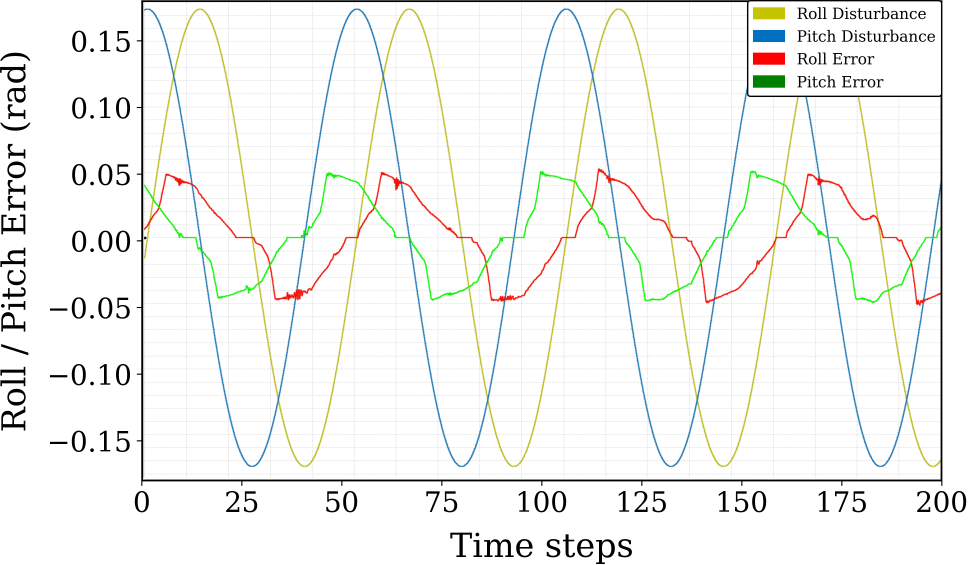
#> input picture Software/Middleware/robot_ros2/src/paper/figures/pid_error_home.png, 2907 x 1694 px (shown at 1/3 size)
$ python fix_figures.py
#> lines starting #> are read from the running program, lines starting #| are printed output that depends on the picture; after the words box and inside, x2 and y2 are one past the last pixel; in counts of white or black regions, pixels touching at a corner belong together
import cv2
import numpy as np
import matplotlib
matplotlib.use('Agg')
import matplotlib.pyplot as plt
import matplotlib.patches as mpatches

def fix_image(filename, x_range, y_range, legend_items):
#> called with filename = 'figures/pid_error_home.png'
    print(f"Fixing {filename}...")
    img = cv2.imread(filename)
#> img is the input picture: shape (1694, 2907, 3); mean B, G, R 242.3, 244.2, 243.5
    if img is None: return
    gray = cv2.cvtColor(img, cv2.COLOR_BGR2GRAY)

    # 1. Find grid bounds
    edges = cv2.Canny(gray, 50, 150)
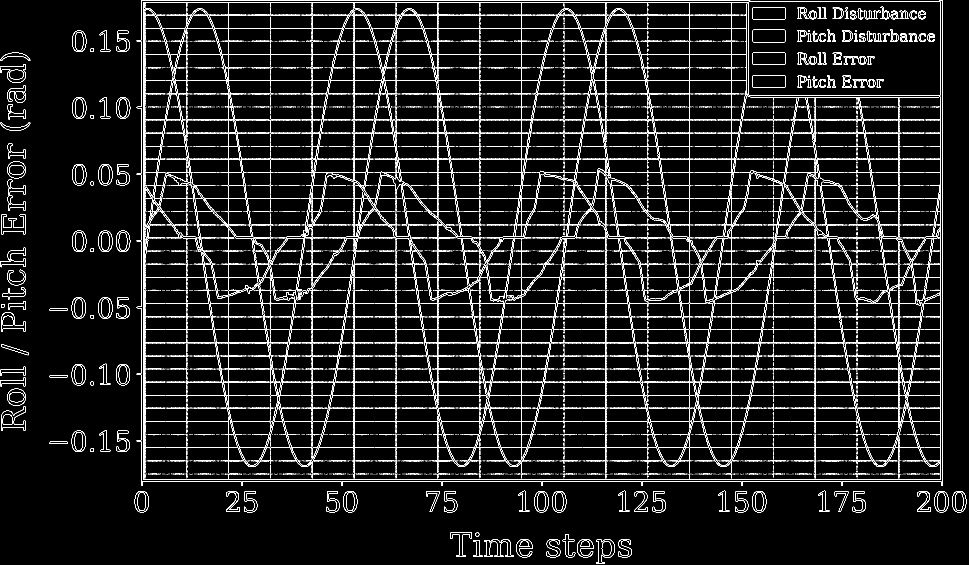
#> edges: shape (1694, 2907) (shown at 1/3 size); 5.7% white in thin lines or dots
    r_sum = np.sum(edges, axis=1)
#> r_sum = 1694 values, max 610725 at index 1438, min 0 at index 1458, mean 41888.5
    c_sum = np.sum(edges, axis=0)
#> c_sum = 2907 values, max 371790 at index 2827, min 0 at index 91, mean 24409.7
    y1 = np.argmax(r_sum > np.max(r_sum)*0.5)
#> y1 = 0
    y2 = len(r_sum) - 1 - np.argmax(r_sum[::-1] > np.max(r_sum)*0.5)
#> y2 = 1444
    x1 = np.argmax(c_sum > np.max(c_sum)*0.5)
#> x1 = 423
    x2 = len(c_sum) - 1 - np.argmax(c_sum[::-1] > np.max(c_sum)*0.5)
#> x2 = 2827

    cropped = img[y1:y2, x1:x2]
    # Blank top right for old legend
    # Assume legend is max 800px wide, 350px tall
    cw, ch = 800, 350
    # Overwrite with white background grid
    cropped[0:ch, -cw:] = 255
#> cropped: shape (1444, 2404, 3); mean B, G, R 244.8, 247.3, 246.2

    # Check if image is rgb and opencv loaded BGR, convert to RGB
    cropped_rgb = cv2.cvtColor(cropped, cv2.COLOR_BGR2RGB)

    # 2. Plot with Matplotlib
    fig, ax = plt.subplots(figsize=(10, 6), dpi=300)
    # Give axes some breathing room.
    plt.subplots_adjust(left=0.15, right=0.95, top=0.95, bottom=0.15)

    ax.imshow(cropped_rgb, aspect='auto', extent=[x_range[0], x_range[1], y_range[0], y_range[1]])

    # Set big fonts
    plt.xticks(fontsize=20)
    plt.yticks(fontsize=20)
    # Add a custom legend
    handles = []
    for label, color in legend_items:
        patch = mpatches.Patch(color=color, label=label)
        handles.append(patch)
    if handles:
        ax.legend(handles=handles, loc='upper right', fontsize=16, framealpha=0.95)

    # Save over the old file
    plt.savefig(filename)
    plt.close()

# For pid_error_home
fix_image('figures/pid_error_home.png', [0, 200], [-0.18, 0.18], [
    ('Roll Disturbance', '#c4c400'),
    ('Pitch Disturbance', '#0070c0'),
    ('Roll Error', 'red'),
    ('Pitch Error', 'green')
])

# For pid_error_gait
fix_image('figures/pid_error_gait.png', [0, 200], [-0.18, 0.18], [
    ('Roll Disturbance', '#c4c400'),
    ('Pitch Disturbance', '#0070c0'),
    ('Roll Error', 'red'),
    ('Pitch Error', 'green')
])
#> call 2 of fix_image, with filename = 'figures/pid_error_gait.png'
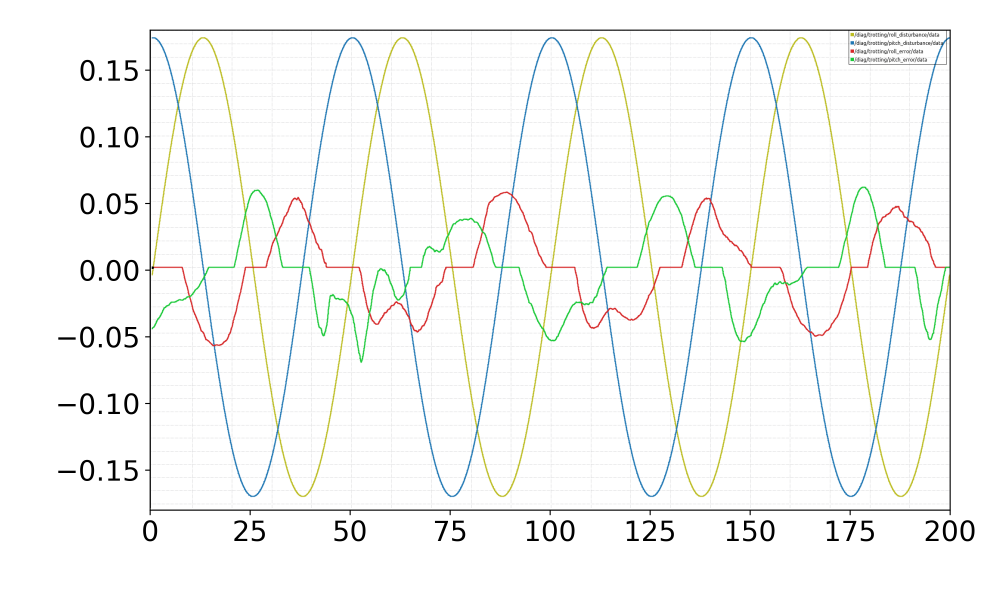
#> input picture Software/Middleware/robot_ros2/src/paper/figures/pid_error_gait.png, 3000 x 1800 px (shown at 1/3 size)
#> in fix_image, img is the input picture: shape (1800, 3000, 3); mean B, G, R 246.6, 247.9, 247.1
#> in fix_image (call 2), `edges = cv2.Canny(gray, 50, 150)`:
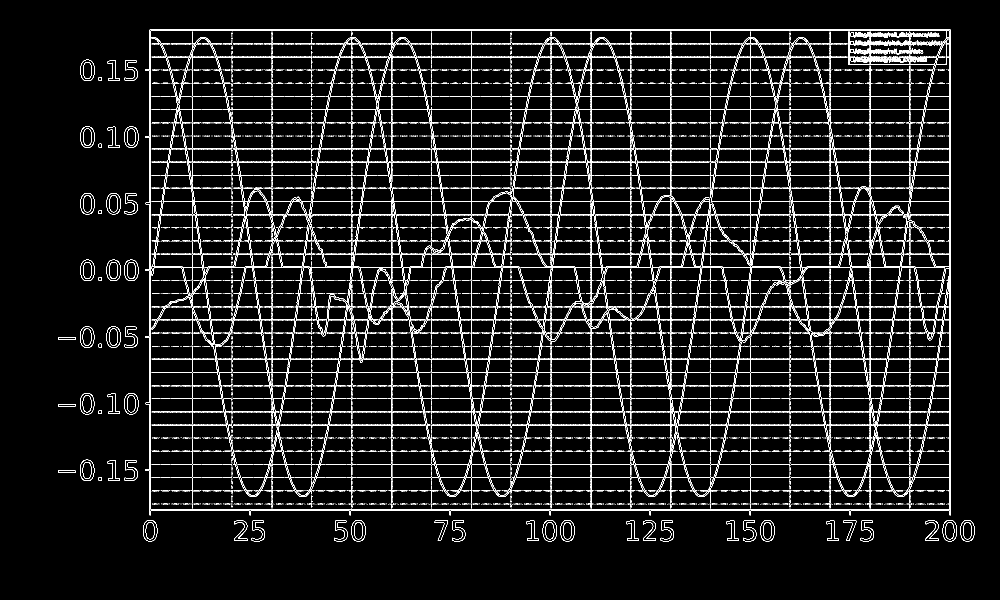
#> edges: shape (1800, 3000) (shown at 1/3 size); 5% white in thin lines or dots, all inside (x1, y1, x2, y2) = (174, 88, 2924, 1624)
#> in fix_image (call 2), `r_sum = np.sum(edges, axis=1)`: r_sum = 1800 values, max 612255 at index 88, min 0 at index 0, mean 38514.8
#> in fix_image (call 2), `c_sum = np.sum(edges, axis=0)`: c_sum = 3000 values, max 371790 at index 2852, min 0 at index 0, mean 23108.9
#> in fix_image (call 2), `y1 = np.argmax(r_sum > np.max(r_sum)*0.5)`: y1 = 88
#> in fix_image (call 2), `y2 = len(r_sum) - 1 - np.argmax(r_sum[::-1] > np.max(r_sum)*0.5)`: y2 = 1532
#> in fix_image (call 2), `x1 = np.argmax(c_sum > np.max(c_sum)*0.5)`: x1 = 448
#> in fix_image (call 2), `x2 = len(c_sum) - 1 - np.argmax(c_sum[::-1] > np.max(c_sum)*0.5)`: x2 = 2852
#> in fix_image (call 2), `cropped[0:ch, -cw:] = 255`:
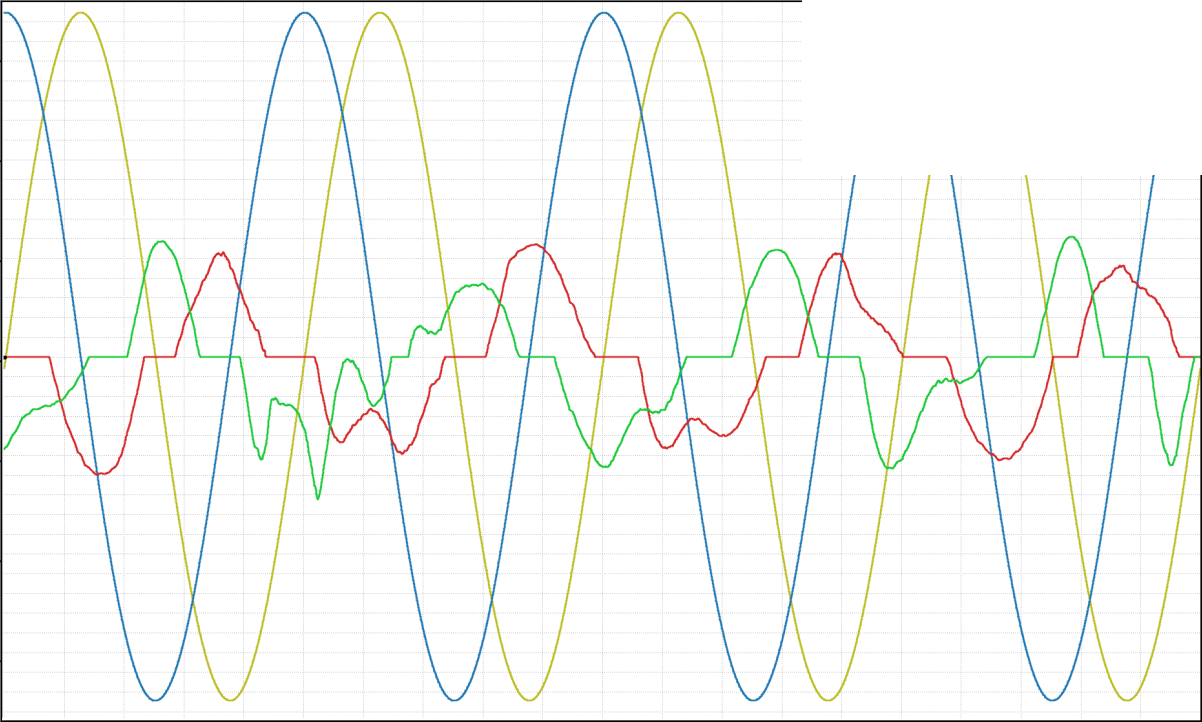
#> cropped: shape (1444, 2404, 3) (shown at 1/2 size); mean B, G, R 246.2, 248.2, 247.1

# For offline_traj_pos_left
fix_image('figures/offline_traj_pos_left.png', [0, 5], [-172, -128], [
    ('Left Behind Z', 'red'),
    ('Left Front Z', '#ff00ff') # magenta
])
#> call 3 of fix_image, with filename = 'figures/offline_traj_pos_left.png'
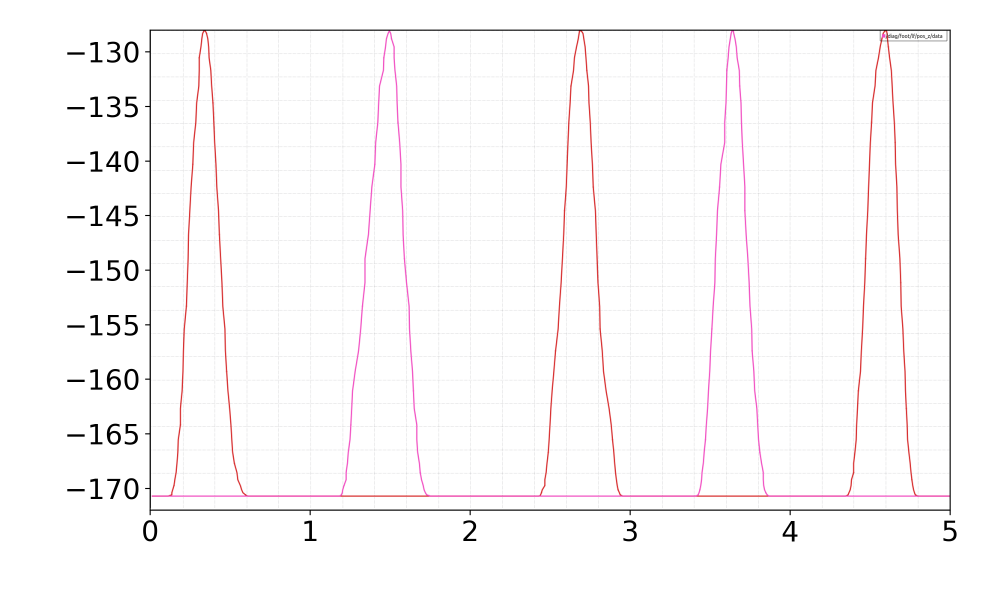
#> input picture Software/Middleware/robot_ros2/src/paper/figures/offline_traj_pos_left.png, 3000 x 1800 px (shown at 1/3 size)
#> in fix_image, img is the input picture: shape (1800, 3000, 3); mean B, G, R 249.8, 249.2, 251.1
#> in fix_image (call 3), `edges = cv2.Canny(gray, 50, 150)`:
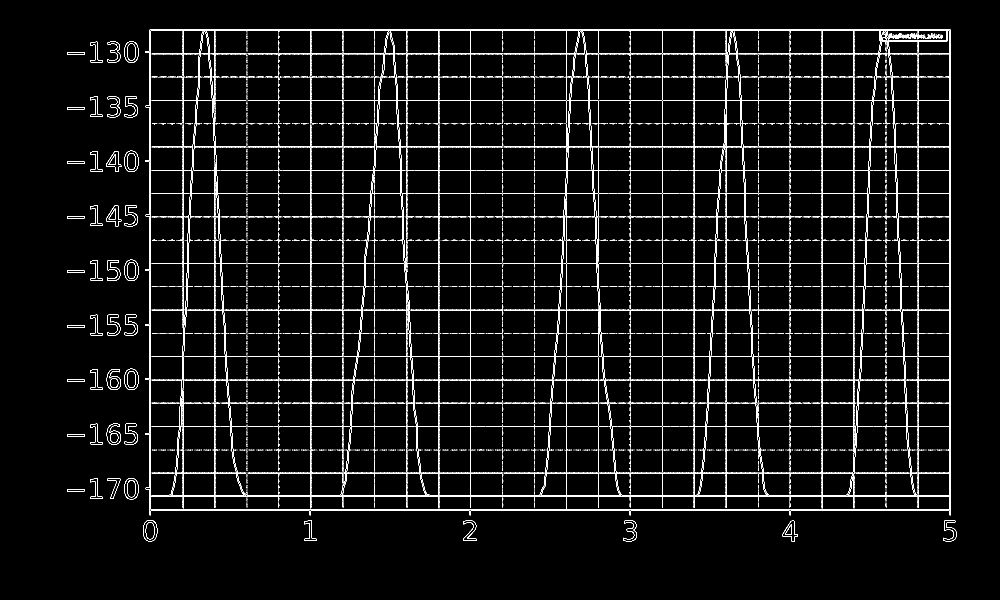
#> edges: shape (1800, 3000) (shown at 1/3 size); 3.4% white in thin lines or dots, all inside (x1, y1, x2, y2) = (201, 88, 2870, 1625)
#> in fix_image (call 3), `r_sum = np.sum(edges, axis=1)`: r_sum = 1800 values, max 620670 at index 1490, min 0 at index 0, mean 26387
#> in fix_image (call 3), `c_sum = np.sum(edges, axis=0)`: c_sum = 3000 values, max 372300 at index 2852, min 0 at index 0, mean 15832.2
#> in fix_image (call 3), `cropped[0:ch, -cw:] = 255`:
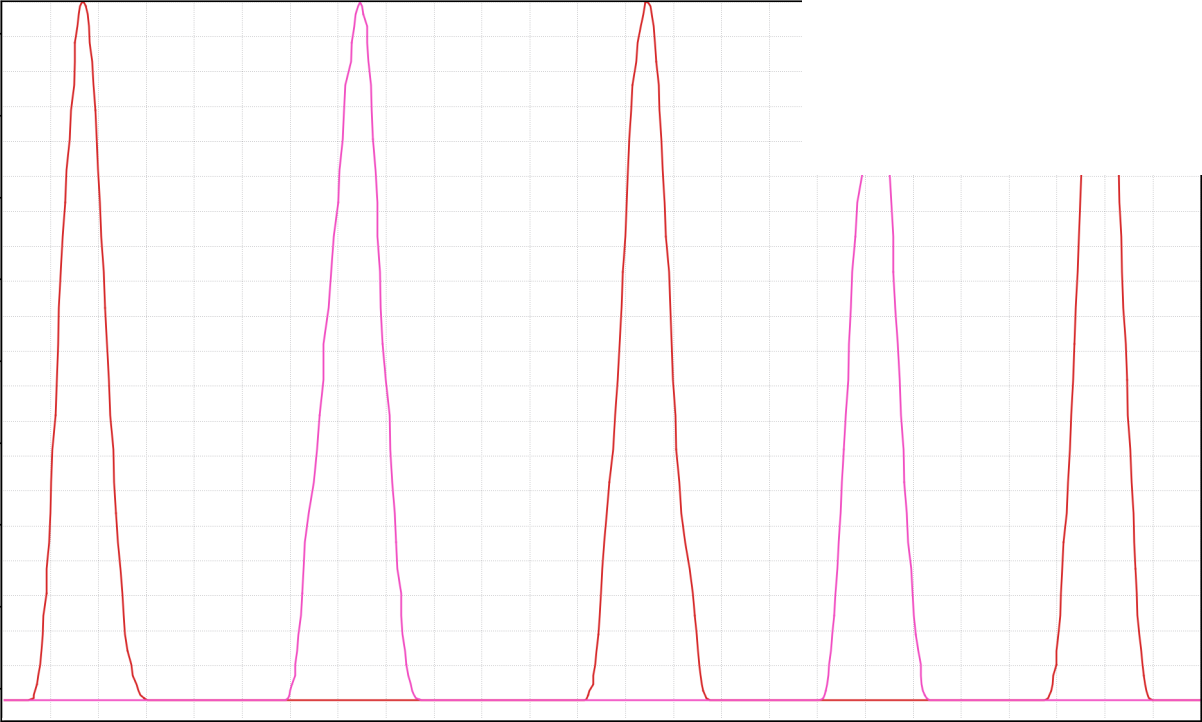
#> cropped: shape (1444, 2404, 3) (shown at 1/2 size); mean B, G, R 250.2, 249.3, 252

# Let's see if there are other files
import os
print("Available PNGs:", [f for f in os.listdir('figures') if 'offline' in f or 'pid_error' in f])
